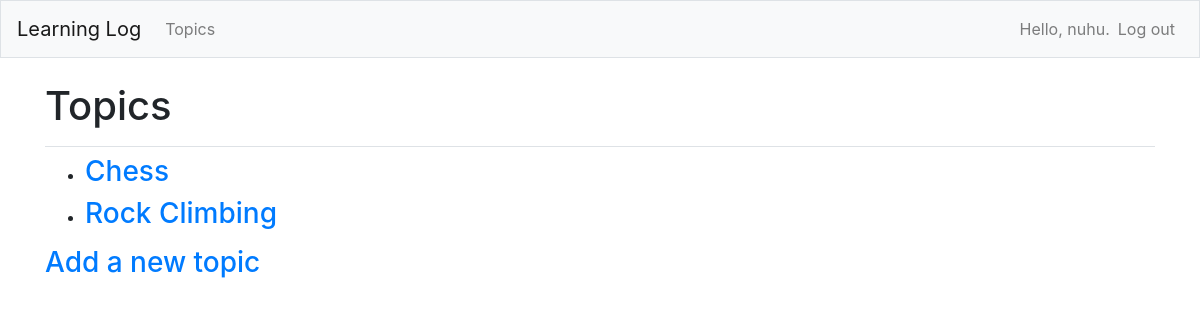
Page /topics/ (signed in) on the earlier database version.
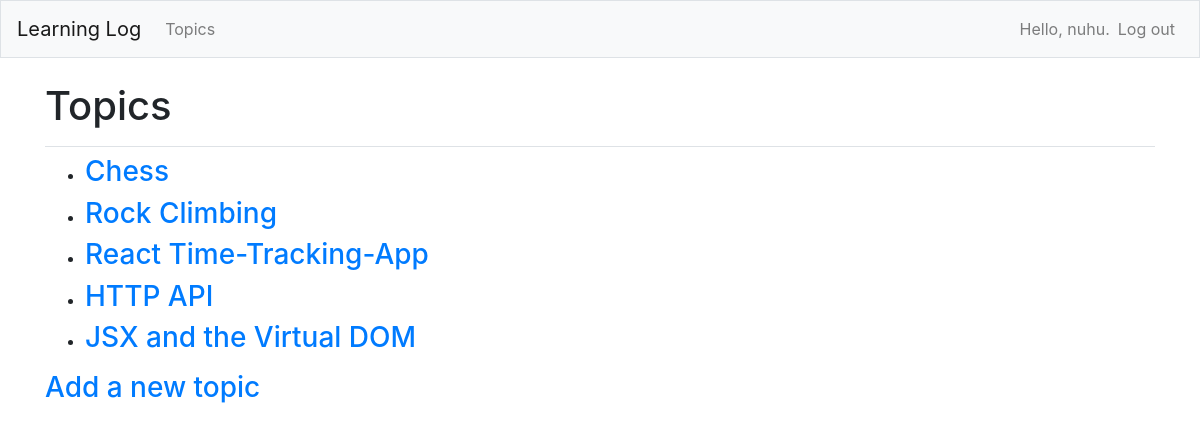
Same page on the later database version.
### learning_charts/models.py (models this page shows)
class Topic(models.Model):
    text = models.CharField(max_length=200)
    date_added = models.DateTimeField(auto_now_add=True)
    owner = models.ForeignKey(User, on_delete=models.CASCADE)
    def __str__(self):
        return self.text

### learning_charts/views.py (the view)
# urls.py: path('topics/', views.topics, name='topics'),
@login_required
def topics(request):
    topics = Topic.objects.filter(owner=request.user).order_by('date_added')
    context = {'topics': topics}
    return render (request, 'learning_charts/topics.html', context)

### learning_charts/templates/learning_charts/topics.html
{% extends 'learning_charts/base.html' %}
{% block page_header %}
    <h1>Topics</h1>
{% endblock page_header %}
{% block content %}
    <ul>
        {% for topic in topics %}
            <li>
                <h3>
                <a href="{% url 'learning_charts:topic' topic.id %}">{{ topic }}</a>
                </h3>
            </li>
        {% empty %}
            <li><h3>No topic added yet.</h3></li>
        {% endfor %}
    </ul>
    <h3><a href="{% url 'learning_charts:new_topic' %}">Add a new topic</a><h3>
{% endblock content %}

### learning_charts/templates/learning_charts/base.html (shortened to what this page needs)
{% load bootstrap4 %}
<!doctype html>
<html lang="en">
    <head>
        {% bootstrap_css %}
    </head>
    <body>
		<nav class="navbar navbar-expand-md navbar-light bg-light mb-4 border">
			<a class="navbar-brand" href="{% url 'learning_charts:index'%}">
				Learning Log</a>
			<div class="collapse navbar-collapse" id="navbarCollapse">
				<ul class="navbar-nav mr-auto">
					<li class="nav-item">
						<a class="nav-link" href="{% url 'learning_charts:topics'%}">Topics</a>
					</li>
				</ul>
				<ul class="navbar-nav ml-auto">
					{% if user.is_authenticated %}
						<li class="nav-item">
							<span class="navbar-text">Hello, {{ user.username }}.</span>
						</li>
						<li class="nav-item">
							<a class="nav-link" href="{% url 'users:logout' %}">Log out</a>
						</li>
					{% endif %}
				</ul>
			</div>
		</nav>
		<main role="main" class="container">
			<div class="pb-2 mb-2 border-bottom">
				{% block page_header %}{% endblock page_header %}
			</div>
			<div>
				{% block content %}{% endblock content %}
			</div>
		</main>
	</body>
</html>

Differences in the rows shown:
added Topic: text "React Time-Tracking-App"
added Topic: text "HTTP API"
added Topic: text "JSX and the Virtual DOM"
